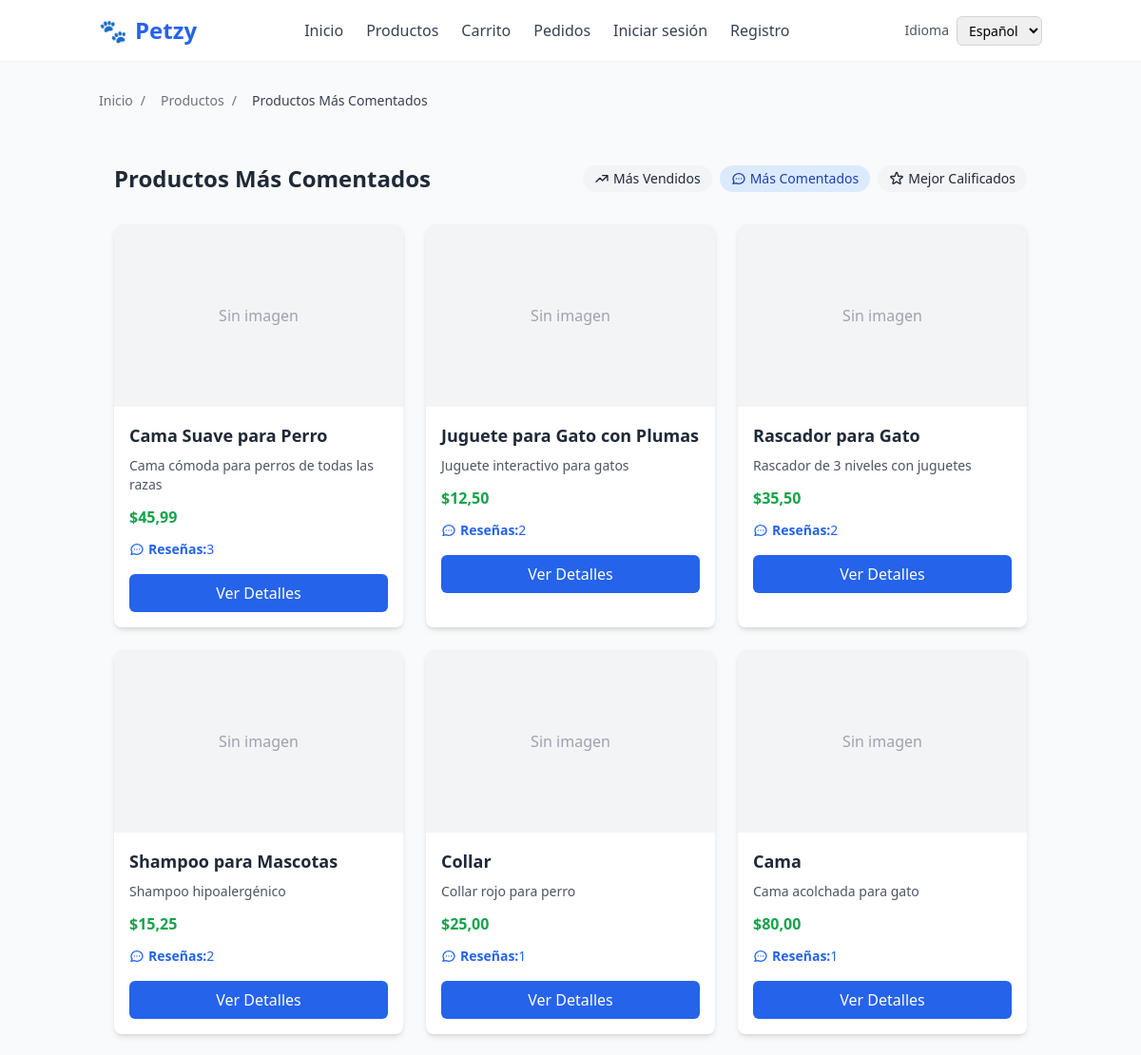
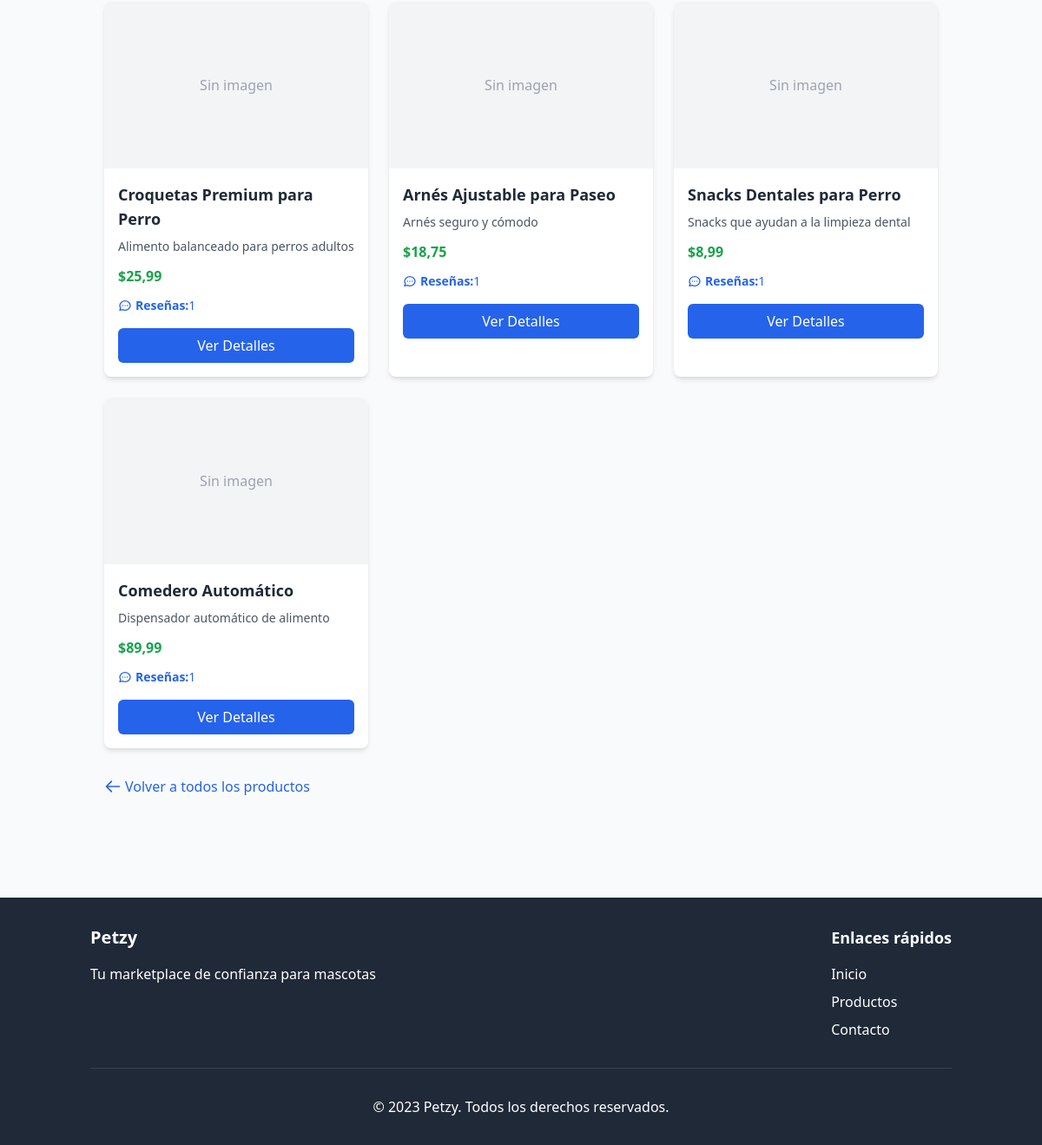
The app's page /products/top/comentados/ with its own data (2 pictures, top to bottom).
### products/models.py (models this page shows, shortened)
class Producto(models.Model):
    vendedor = models.ForeignKey(Usuario, on_delete=models.CASCADE, related_name="productos")
    nombre = models.CharField(max_length=200)
    descripcion = models.TextField(blank=True)
    precio = models.DecimalField(max_digits=8, decimal_places=2)
    stock = models.PositiveIntegerField(default=0)
    categoria = models.CharField(max_length=100, blank=True)
    imagen = models.ImageField(upload_to='productos/', null=True, blank=True)
    fecha_creacion = models.DateTimeField(auto_now_add=True)

### products/views.py (the view)
# urls.py: path('top/comentados/', views.MasComentadosListView.as_view(), name='top_comentados'),
class MasComentadosListView(ListView):
    model = Producto
    template_name = "products/top_products.html"
    context_object_name = "productos"
    def get_queryset(self):
        return Producto.objects.annotate(
            num_resenas=Count("reviews")
        ).order_by("-num_resenas")[:10]
    def get_context_data(self, **kwargs):
        context = super().get_context_data(**kwargs)
        context['titulo'] = _("Productos Más Comentados")
        context['breadcrumbs'] = [
            {"label": _("Inicio"), "url": reverse_lazy("home:index")},
            {"label": _("Productos"), "url": reverse_lazy("products:list")},
            {"label": context['titulo'], "url": ""},
        ]
        return context

### templates/products/top_products.html (shortened to what this page needs)
{% extends "base.html" %}
{% load i18n %}
{% block content %}
<div class="container mx-auto px-4 py-8 max-w-7xl">
    <div class="flex flex-col sm:flex-row justify-between items-start sm:items-center mb-8">
        <h1 class="text-2xl font-bold text-gray-800 mb-4 sm:mb-0">{{ titulo }}</h1>
        <div class="flex flex-wrap gap-2">
            <a href="{% url 'products:top_vendidos' %}"
               class="px-3 py-1 {% if request.resolver_match.url_name == 'top_vendidos' %}bg-blue-100 text-blue-800{% else %}bg-gray-100 text-gray-800 hover:bg-gray-200{% endif %} text-sm rounded-full transition duration-200 flex items-center">
                <svg xmlns="http://www.w3.org/2000/svg" class="h-4 w-4 mr-1" fill="none" viewBox="0 0 24 24" stroke="currentColor">
                    <path stroke-linecap="round" stroke-linejoin="round" stroke-width="2" d="M13 7h8m0 0v8m0-8l-8 8-4-4-6 6" />
                </svg>
                {% trans "Más Vendidos" %}
            </a>
            <a href="{% url 'products:top_comentados' %}"
               class="px-3 py-1 {% if request.resolver_match.url_name == 'top_comentados' %}bg-blue-100 text-blue-800{% else %}bg-gray-100 text-gray-800 hover:bg-gray-200{% endif %} text-sm rounded-full transition duration-200 flex items-center">
                {% trans "Más Comentados" %}
            </a>
            <a href="{% url 'products:top_calificados' %}"
               class="px-3 py-1 {% if request.resolver_match.url_name == 'top_calificados' %}bg-blue-100 text-blue-800{% else %}bg-gray-100 text-gray-800 hover:bg-gray-200{% endif %} text-sm rounded-full transition duration-200 flex items-center">
                {% trans "Mejor Calificados" %}
            </a>
        </div>
    </div>
    {% if productos %}
    <div class="grid grid-cols-1 sm:grid-cols-2 lg:grid-cols-3 gap-6">
        {% for p in productos %}
        <div class="bg-white rounded-lg shadow-md overflow-hidden hover:shadow-lg transition duration-200">
            {% if p.imagen %}
            <img src="{{ p.imagen.url }}" class="w-full h-48 object-cover" alt="{{ p.nombre }}">
            {% else %}
            <div class="w-full h-48 bg-gray-100 flex items-center justify-center">
                <span class="text-gray-400">{% trans "Sin imagen" %}</span>
            </div>
            {% endif %}
            <div class="p-4">
                <h3 class="text-lg font-semibold text-gray-800 mb-2">{{ p.nombre }}</h3>
                <p class="text-gray-600 text-sm mb-3">{{ p.descripcion|truncatewords:15 }}</p>
                <div class="mb-3">
                    <span class="text-green-600 font-bold">${{ p.precio }}</span>
                </div>
                {% if request.resolver_match.url_name == 'top_vendidos' %}
                <div class="flex items-center text-sm text-blue-600 mb-4">
                    <svg xmlns="http://www.w3.org/2000/svg" class="h-4 w-4 mr-1" fill="none" viewBox="0 0 24 24" stroke="currentColor">
                        <path stroke-linecap="round" stroke-linejoin="round" stroke-width="2" d="M13 7h8m0 0v8m0-8l-8 8-4-4-6 6" />
                    </svg>
                    <strong>{% trans "Vendidos" %}:</strong>
                    {% if p.vendidos_total %}
                        {{ p.vendidos_total }}
                    {% else %}
                        {{ p.total_vendidos }}
                    {% endif %}
                </div>
                {% elif request.resolver_match.url_name == 'top_comentados' %}
                <div class="flex items-center text-sm text-blue-600 mb-4">
                    <strong>{% trans "Reseñas" %}:</strong> {{ p.num_resenas }}
                </div>
                {% endif %}
                <a href="{% url 'products:detail' p.pk %}" class="block w-full bg-blue-600 hover:bg-blue-700 text-white text-center font-medium py-2 px-4 rounded-md transition duration-200">
                    {% trans "Ver Detalles" %}
                </a>
            </div>
        </div>
        {% endfor %}
    </div>
    {% endif %}
    <div class="mt-8">
        <a href="{% url 'products:list' %}" class="inline-flex items-center text-blue-600 hover:text-blue-800 transition duration-200">
            <svg xmlns="http://www.w3.org/2000/svg" class="h-5 w-5 mr-1" fill="none" viewBox="0 0 24 24" stroke="currentColor">
                <path stroke-linecap="round" stroke-linejoin="round" stroke-width="2" d="M10 19l-7-7m0 0l7-7m-7 7h18" />
            </svg>
            {% trans "Volver a todos los productos" %}
        </a>
    </div>
</div>
{% endblock %}

### records on screen
Producto: nombre "Cama Suave para Perro", descripcion "Cama cómoda para perros de todas las razas", precio "45,99", num_resenas "3"
Producto: nombre "Juguete para Gato con Plumas", descripcion "Juguete interactivo para gatos", precio "12,50", num_resenas "2"
Producto: nombre "Rascador para Gato", descripcion "Rascador de 3 niveles con juguetes", precio "35,50", num_resenas "2"
Producto: nombre "Shampoo para Mascotas", descripcion "Shampoo hipoalergénico", precio "15,25", num_resenas "2"
Producto: nombre "Collar", descripcion "Collar rojo para perro", precio "25,00", num_resenas "1"
Producto: nombre "Cama", descripcion "Cama acolchada para gato", precio "80,00", num_resenas "1"
Producto: nombre "Croquetas Premium para Perro", descripcion "Alimento balanceado para perros adultos", precio "25,99", num_resenas "1"
Producto: nombre "Arnés Ajustable para Paseo", descripcion "Arnés seguro y cómodo", precio "18,75", num_resenas "1"
Producto: nombre "Snacks Dentales para Perro", descripcion "Snacks que ayudan a la limpieza dental", precio "8,99", num_resenas "1"
Producto: nombre "Comedero Automático", descripcion "Dispensador automático de alimento", precio "89,99", num_resenas "1"

### other values on screen
{{ crumb.label }} "Inicio" "Productos"
{{ crumb.label }} "Productos Más Comentados"
{{ titulo }} "Productos Más Comentados"
form field language "Español"
